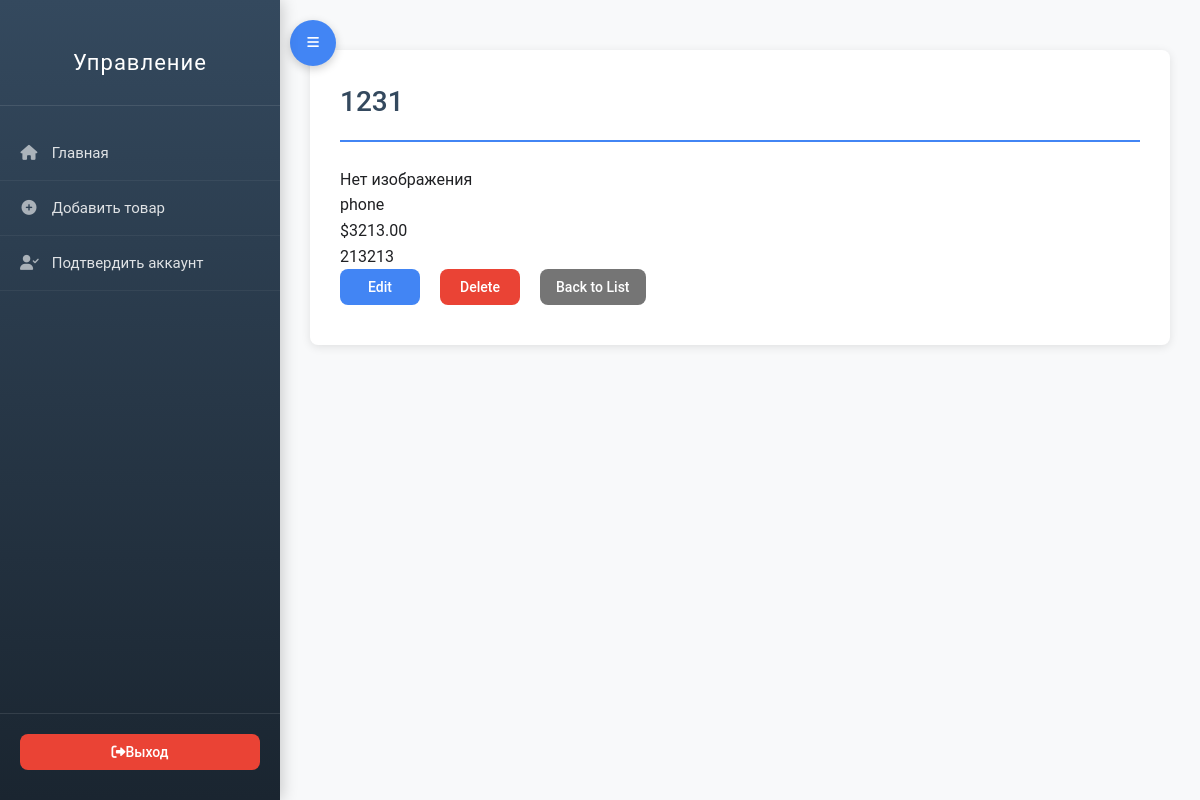
The page /product/1/ (signed in) on the database its author committed.
### store/models.py (models this page shows, shortened)
class Product(models.Model):
    name = models.CharField(max_length=200)
    price = models.DecimalField(max_digits=8, decimal_places=2)
    description = models.TextField(blank=True)
    image = models.ImageField(upload_to='products/', blank=True, null=True)
    is_featured = models.BooleanField(default=False)
    category = models.ForeignKey(Category, on_delete=models.CASCADE)

class Category(models.Model):
    name = models.CharField(max_length=100)

### store/views.py (the view)
class ProductDetailView(LoginRequiredMixin, PermissionRequiredMixin, DetailView):
    model = Product
    template_name = "store/product_detail.html"
    context_object_name = "product"
    permission_required = "store.view_product"
    login_url = reverse_lazy('login')
    redirect_field_name = 'redirect_to'
    def get_context_data(self, **kwargs):
        context = super().get_context_data(**kwargs)
        product_id = str(self.get_object().id)
        recent = self.request.session.get("recent_products", [])
        if product_id not in recent:
            recent.append(product_id)
            self.request.session["recent_products"] = recent
        context["recent_products"] = recent
        visited = self.request.session.get("visited_products", [])
        if product_id not in visited:
            visited.append(product_id)
            self.request.session["visited_products"] = visited
        context["visited_products"] = visited
        return context

### store/templates/store/product_detail.html (shortened to what this page needs)
{% extends "store/base.html" %}
{% block content %}
    <div class="product-detail">
        <h1>{{ product.name }}</h1>
        {% if product.image %}
            <img src="{{ product.image.url }}" alt="{{ product.name }}" width="300">
        {% else %}
            <p>Нет изображения</p>
        {% endif %}
        <div class="product-category">{{ product.category.name }}</div>
        <div class="product-price-detail">${{ product.price }}</div>
        <p>{{ product.description }}</p>
        <div class="product-actions">
            <a href="{% url 'product_update' product.pk %}" class="btn">Edit</a>
            <a href="{% url 'product_delete' product.pk %}" class="btn btn-danger">Delete</a>
            <a href="{% url 'product_list' %}" class="btn btn-secondary">Back to List</a>
        </div>
    </div>
{% endblock %}

### static/css/styles.css (style rules this page uses)
:root { --primary: #4285f4; --primary-dark: #3367d6; --secondary: #34495e; --light: #f5f5f5; --danger: #ea4335; --success: #34a853; --warning: #fbbc05; --text: #202124; --border-radius: 8px; --box-shadow: 0 2px 10px rgba(0,0,0,0.1); --transition: all 0.3s ease; }
* { margin: 0; padding: 0; box-sizing: border-box; font-family: 'Roboto', 'Segoe UI', Tahoma, sans-serif; }
body { background-color: #f8f9fa; color: var(--text); line-height: 1.6; padding: 0; margin: 0; }
h1 { color: var(--secondary); margin-bottom: 25px; font-size: 28px; font-weight: 500; border-bottom: 2px solid var(--primary); padding-bottom: 15px; }
.btn { display: inline-flex; align-items: center; justify-content: center; padding: 8px 16px; border-radius: var(--border-radius); background-color: var(--primary); color: white; text-decoration: none; border: none; cursor: pointer; transition: var(--transition); font-size: 14px; margin-right: 10px; margin-bottom: 10px; font-weight: 500; height: 36px; min-width: 80px; }
.btn-danger { background-color: var(--danger); }
.btn-secondary { background-color: #757575; color: white; }
.product-actions { display: flex; gap: 10px; }

### rows shown on the page
Product: name "1231", category.name "phone", price "3213.00", description "213213"
